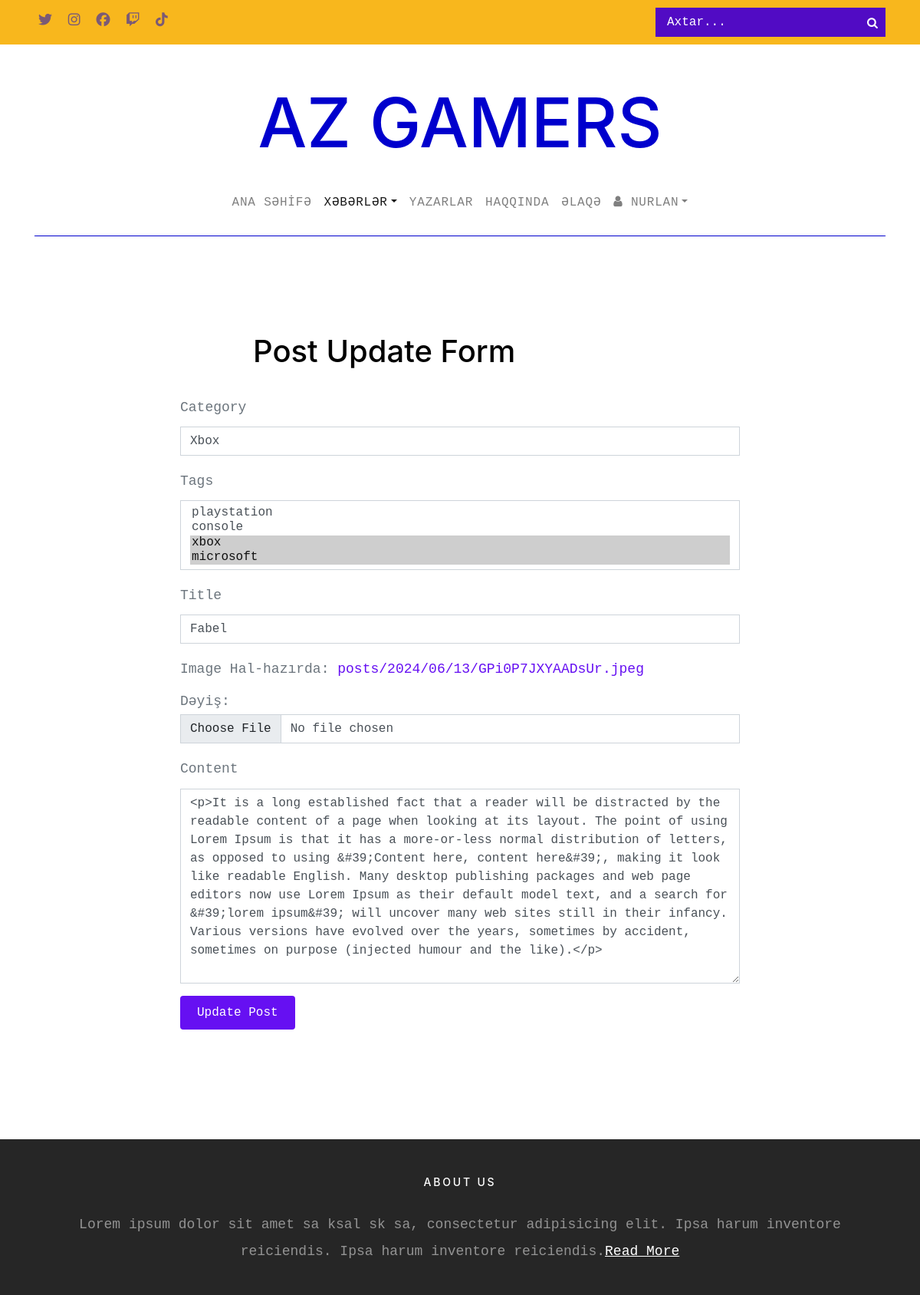
Screenshot of /post/update/fabel/ (signed in) with the database file from the repository.
### posts/models.py (models this page shows, shortened)
class Post(models.Model):
    author = models.ForeignKey(settings.AUTH_USER_MODEL, on_delete=models.CASCADE)
    category = models.ForeignKey(Category, on_delete=models.CASCADE)
    tags = models.ManyToManyField(Tag, blank=True, verbose_name='teqs')
    views = models.ManyToManyField(HitCount, related_name='post_views', blank=True)
    title = models.CharField(max_length=75, verbose_name='Başlıq')
    slug = models.SlugField(unique=True, help_text='dəyiştirmə')
    image = models.ImageField(upload_to='posts/%Y/%m/%d/', verbose_name='şəkil')
    content = RichTextField(verbose_name='Məzmun')
    created = models.DateTimeField(auto_now_add=True, verbose_name='Yaradılma tarixi')
    available = models.BooleanField(default=True, verbose_name='Aktif/Pasif')
    class Meta:
        ordering = ['-created']

### posts/views.py (the view, shortened to what this page needs)
# urls.py: path('update/<slug:slug>/', views.PostUpdateView.as_view(), name='postUpdate'),
class PostUpdateView(LoginRequiredMixin, UpdateView):
    model = Post
    template_name = 'post_update.html'
    template_name_suffix = '_update_form'
    fields = ['category', 'tags', 'title', 'image', 'content']
    @method_decorator(login_required)  # If logged in this works
    def dispatch(self, request, *args, **kwargs):
        post = self.get_object()
        if post.author != self.request.user:
            raise Http404("You are not allowed to edit this Post")
        return super(PostUpdateView, self).dispatch(request, *args, **kwargs)

### posts/models.py (called while the page is built)
    def __str__(self):
        return self.name

    def __str__(self):
        return self.name

### templates/post_update.html (shortened to what this page needs)
{% extends 'partials/_base.html' %}
{% load static %}
{% block content %}
    <section class="site-section">
        <div class="container">
            <div class="row mb-4">
                <div class="col-md-6 offset-md-3">
                    <h1>Post Update Form</h1>
                </div>
            </div>
            <div class="row blog-entries">
                <div class="col-md-12 col-lg-8 offset-lg-2 main-content">
                    <form method="POST" enctype="multipart/form-data">
                        <div class="row">
                            <div class="col-md-12 form-group">
                                <label for="first_name">Category</label>
                                {{ form.category }}
                            </div>
                            <div class="col-md-12 form-group">
                                <label for="last_name">Tags</label>
                                {{ form.tags }}
                            </div>
                            <div class="col-md-12 form-group">
                                <label for="username">Title</label>
                                {{ form.title }}
                            </div>
                            <div class="col-md-12 form-group">
                                <label for="email">Image</label>
                                {{ form.image }}
                            </div>
                            <div class="col-md-12 form-group">
                                <label for="title">Content</label>
                                {{ form.content }}
                            </div>
                        </div>
                        <div class="row">
                            <div class="col-md-6 form-group">
                                <input type="submit" value="Update Post" class="btn btn-primary rounded">
                            </div>
                        </div>
                    </form>
                </div>
{% endblock %}

### templates/partials/_base.html (shortened to what this page needs)
{% load static %}
<!doctype html>
<html lang="en">
<head>
    <link href="https://cdn.jsdelivr.net/npm/bootstrap@5.0.0-beta2/dist/css/bootstrap.min.css" rel="stylesheet">
    <link rel="stylesheet" href="{% static 'css/bootstrap.css' %}">
    <link rel="stylesheet" href="{% static 'css/animate.css' %}">
    <link rel="stylesheet" href="{% static 'css/owl.carousel.min.css' %}">
    <link rel="stylesheet" href="{% static 'fonts/ionicons/css/ionicons.min.css' %}">
    <link rel="stylesheet" href="{% static 'fonts/fontawesome/css/font-awesome.min.css' %}">
    <link rel="stylesheet" href="{% static 'fonts/flaticon/font/flaticon.css' %}">
    <link rel="stylesheet" href="{% static 'css/style.css' %}">
</head>
<body>
<div class="wrap">
    <header role="banner">
        <div class="top-bar">
            <div class="container">
                <div class="row">
                    <div class="col-9 social">
                        <a href="# "><span class="fa fa-twitter"></span></a>
                        <a href="https://www.twitch.tv/azerbaijangamerstv" target="_blank"><span class="fa fa-instagram"></span></a>
                        <a href="https://www.twitch.tv/azerbaijangamerstv" target="_blank"><span class="fa fa-facebook"></span></a>
                        <a href="https://www.twitch.tv/azerbaijangamerstv" target="_blank"><span class="fa fa-twitch"></span></a>
                        <a href="https://www.tiktok.com/@azerbaijangamerstv" target="_blank"><span class="fab fa-tiktok"></span></a>
                    </div>
                    <div class="col-3 search-top">
                        <form action="{% url 'posts:search' %}" method="GET" class="search-top-form">
                            <span class="icon fa fa-search"></span>
                            <input type="text" name="query" id="s" placeholder="Axtar...">
                        </form>
                    </div>
                </div>
            </div>
        </div>
        <div class="container logo-wrap">
            <div class="row pt-5">
                <div class="col-12 text-center">
                    <h1 class="site-logo"><a href="{% url 'pages:index' %}">AZ GAMERS</a></h1>
                </div>
            </div>
        </div>
        <nav class="navbar navbar-expand-md  navbar-light bg-light">
            <div class="container">
                <div class="collapse navbar-collapse" id="navbarMenu">
                    <ul class="navbar-nav mx-auto">
                        <li class="nav-item">
                            <a class="nav-link  {% if '/' == request.path %}active{% endif %}" href="{% url 'pages:index' %}">ANA SƏHİFƏ</a>
                        </li>
                        <li class="nav-item dropdown">
                            <a class="nav-link  dropdown-toggle {% if 'post' in request.path and 'create' not in request.path %}active{% endif %}" href="{% url 'posts:posts' %}">XƏBƏRLƏR</a>
                        </li>
                        <li class="nav-item">
                            <a class="nav-link {% if 'accounts/all' in request.path or 'accounts/detail' in request.path %}active{% endif %}" href="{% url 'user:authors' %}">Yazarlar</a>
                        </li>
                        <li class="nav-item">
                            <a class="nav-link  {% if 'about' in request.path %}active{% endif %}" href="{% url 'pages:about' %}">Haqqında</a>
                        </li>
                        <li class="nav-item">
                            <a class="nav-link  {% if 'contact' in request.path %}active{% endif %}" href="{% url 'pages:contact' %}">ƏLAQƏ</a>
                        </li>
                        {% if request.user.is_authenticated %}
                            <li class="nav-item dropdown">
                                <a class="nav-link dropdown-toggle " href="" id="dropdown05" data-toggle="dropdown" aria-haspopup="true" aria-expanded="false"><i class="fa fa-user"></i> {{ request.user.username }}</a>
                            </li>
                        {% endif %}
                    </ul>
                </div>
            </div>
        </nav>
    </header>
    {% block content %}{% endblock %}
    {% include 'partials/_sidebar.html' %}
    <footer class="site-footer w-100 pb-4 pt-5">
        <div class="container">
            <div class="row">
                <div class="col-md-12 text-center">
                    <h3>About Us</h3>
                    <p>Lorem ipsum dolor sit amet sa ksal sk sa, consectetur adipisicing elit. Ipsa harum inventore reiciendis. Ipsa harum inventore reiciendis.<a href="{% url 'pages:about' %}"><u>Read More</u></a> </p>
                </div>
            </div>
        </div>
    </footer>
</div>
</body>
</html>

### templates/partials/_sidebar.html (shortened to what this page needs)
{% load static %}
<div class="col-md-12 col-lg-4 sidebar">
</div>
</div>
</div>
</section>

### static/css/style.css (style rules this page uses)
body { background: #ccc url("../images/photography.png") repeat; font-family: "Inconsolata", SFMono-Regular, Menlo, Monaco, Consolas, "Liberation Mono", "Courier New", monospace; font-weight: 300; font-size: 18px; line-height: 1.9; color: #6c757d; }
a { -webkit-transition: .3s all ease; -o-transition: .3s all ease; transition: .3s all ease; text-decoration: none; }
h1, h2, h3, h4, h5 { color: #000; font-family: "Josefin Sans", -apple-system, BlinkMacSystemFont, "Segoe UI", Roboto, "Helvetica Neue", Arial, sans-serif, "Apple Color Emoji", "Segoe UI Emoji", "Segoe UI Symbol", "Noto Color Emoji"; }
.wrap { max-width: 1250px; margin: 0 auto; background: #fff; -webkit-box-shadow: 0 0 40px 0 rgba(0, 0, 0, 0.1); box-shadow: 0 0 40px 0 rgba(0, 0, 0, 0.1); }
header { position: relative; top: 0; left: 0; width: 100%; z-index: 5; font-weight: 400; background: #fff !important; }
header .navbar-collapse { position: relative; }
header .navbar { padding-top: 0; padding-bottom: 0; background: transparent !important; }
header .navbar .nav-link { padding: 1.7rem 1rem; font-size: 16px; outline: none !important; text-transform: uppercase; letter-spacing: .05em; }
.site-logo a { color: #0000CD; font-size: 90px; }
.top-bar { background: #f8b71d; padding: 10px 0; }
.top-bar .social a, .top-bar .search-icon a { color: #0000CD; opacity: .5; padding: 5px; }
.top-bar .social { text-align: left; }
.navbar .container > div { border-bottom: 1px solid #0000CD; }
.site-section { padding: 7em 0; }
.btn, .form-control { outline: none; -webkit-box-shadow: none !important; box-shadow: none !important; border-radius: 0; }
.form-control { -webkit-box-shadow: none !important; box-shadow: none !important; }
textarea.form-control { height: inherit; }
.btn { -webkit-transition: .3s all ease; -o-transition: .3s all ease; transition: .3s all ease; padding: 8px 20px; }
.btn.btn-primary { color: #fff; border-width: 2px; }
.sidebar { padding-left: 5em; }
.search-top .search-top-form { position: relative; float: right; }
.search-top .icon { position: absolute; right: 10px; top: 50%; -webkit-transform: translateY(-50%); -ms-transform: translateY(-50%); transform: translateY(-50%); font-size: 15px; color: #fff; }
.search-top input { color: #fff; background: #212121; background: #510bc4; width: inherit; min-width: 300px; border: none; -webkit-transition: .3s all ease; -o-transition: .3s all ease; transition: .3s all ease; -webkit-box-shadow: none; box-shadow: none; padding: 4px 30px 4px 15px; font-size: 16px; }
.search-top input::placeholder { color: #fff; }
.site-footer { background-size: cover; background-position: center center; background-repeat: no-repeat; padding: 5em 0; background: #262626; }
.site-footer a { color: #fff; }
.site-footer h3 { color: #fff; margin-bottom: 30px; font-size: 14px; text-transform: uppercase; letter-spacing: .2em; }
.site-footer p { color: rgba(255, 255, 255, 0.5); }

### rows the page displays
Post: category "Xbox", title "Fabel", content "<p>It is a long established fact that a reader will be distracted by the readable content of a page when looking at its layout. The point of using Lorem Ipsum is that it has a more-or-less normal distribution of letters, as opposed to using &#39;Content here, content here&#39;, making it look like readable English. Many desktop publishing packages and web page editors now use Lorem Ipsum as their default model text, and a search for &#39;lorem ipsum&#39; will uncover many web sites still in their infancy. Various versions have evolved over the years, sometimes by accident, sometimes on purpose (injected humour and the like).</p>"

### other values shown
{{ request.user.username }} "NURLAN"
